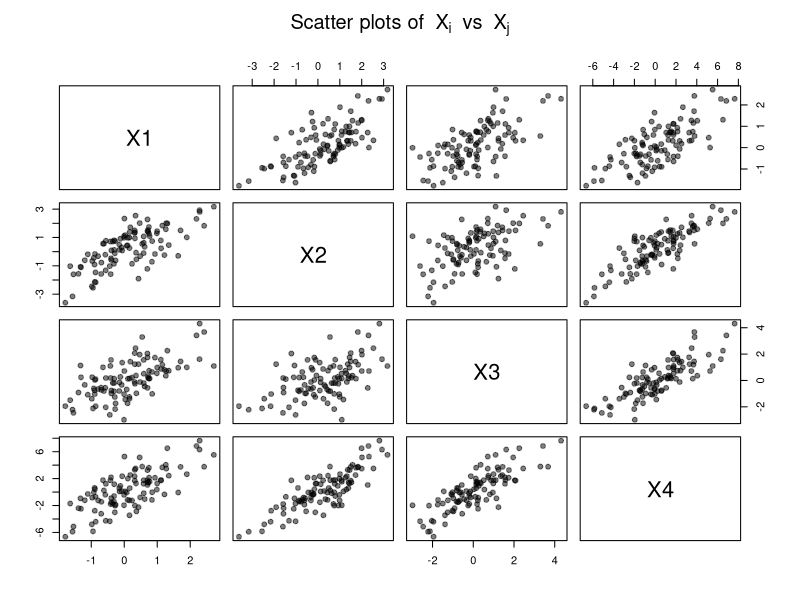
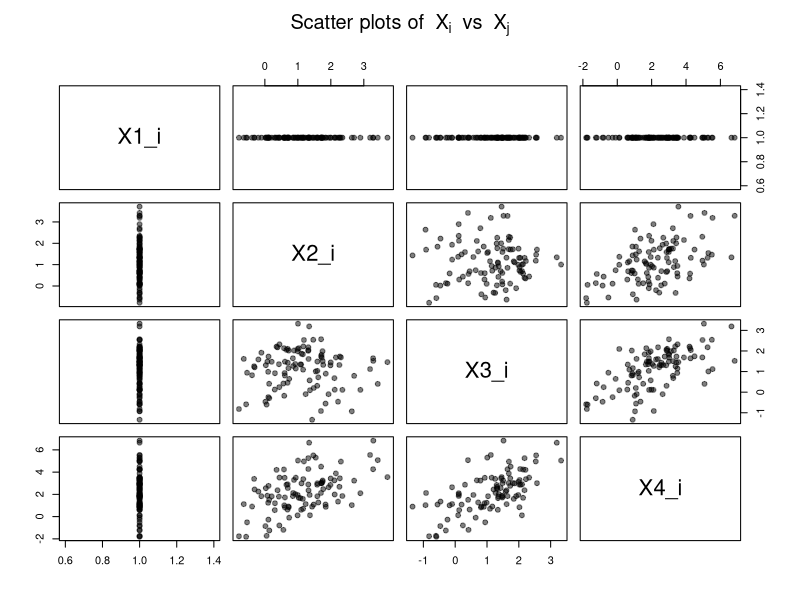
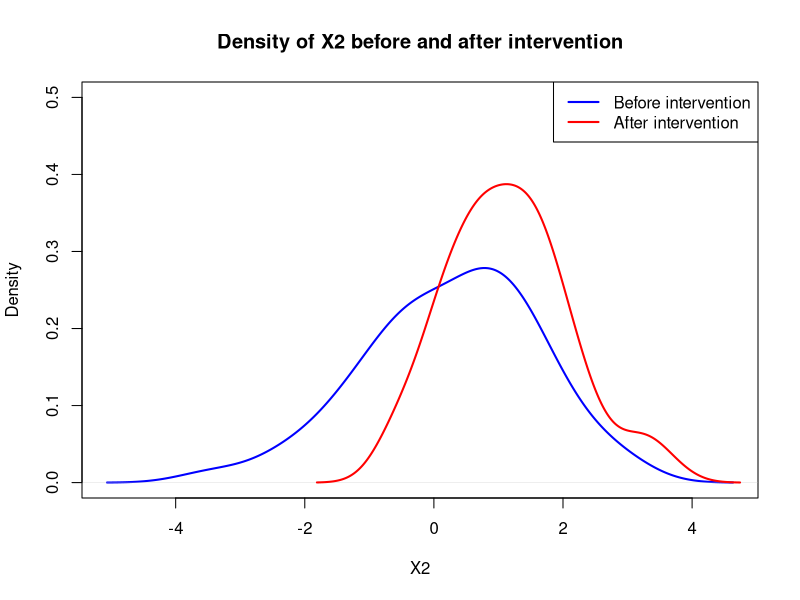

Recreate these plots in R, in order.
## ---- chunk 1
library(DiagrammeR)
grViz("
digraph scm {

  # Global node style
  node [
    shape = circle,
    style = filled,
    color = lightblue,
    fixedsize = true,
    width = 0.4,
    height = 0.4,
    fontsize = 10
  ]

  # Nodes
  X1; X2; X3; X4;

  # Edges (causal links)
  X1 -> X2;
  X1 -> X3;
  X2 -> X4;
  X3 -> X4;
}
")


## ---- chunk 2
set.seed(7)

# Generate variables from a simple SCM
X1 = rnorm(100)
X2 = X1 + rnorm(100)
X3 = X1 + rnorm(100)
X4 = X2 + X3 + rnorm(100)

# Store the dataset in a data frame
dat <- data.frame(X1, X2, X3, X4)

# Display the first few observations
head(dat)
## ---- chunk 3
pairs(dat,
      pch = 19,
      col = rgb(0, 0, 0, 0.5),
      main = expression("Scatter plots of " ~ X[i] ~ " vs " ~ X[j]))

## ---- chunk 4
set.seed(7)
a = 1
# Generate variables from a simple SCM
X1_i = a
X2_i = X1_i + rnorm(100)
X3_i = X1_i + rnorm(100)
X4_i = X2_i + X3_i + rnorm(100)

# Store the dataset in a data frame
dat_i <- data.frame(X1_i, X2_i, X3_i, X4_i)

# Display the first few observations
head(dat_i)
## ---- chunk 5
pairs(dat_i,
      pch = 19,
      main = expression("Scatter plots of " ~ X[i] ~ " vs " ~ X[j]),
      panel = function(x, y, ...) {
        
        # If X1 is involved, color red
        if (all(x == dat$X1) || all(y == dat$X1)) {
          points(x, y, col = "red", pch = 19)
        } else {
          points(x, y, col = rgb(0, 0, 0, 0.5), pch = 19)
        }
      })


## ---- chunk 6
# Compute kernel density estimates
dens_before <- density(X2)
dens_after  <- density(X2_i)

# Plot the first density
plot(dens_before,
     col = "blue",
     lwd = 2,
     main = "Density of X2 before and after intervention",
     xlab = "X2",
     ylab = "Density",
     ylim = c(0,0.5))

# Add the second density
lines(dens_after, col = "red", lwd = 2)

# Add a legend
legend("topright",
       legend = c("Before intervention", "After intervention"),
       col = c("blue","red"),
       lwd = 2)
